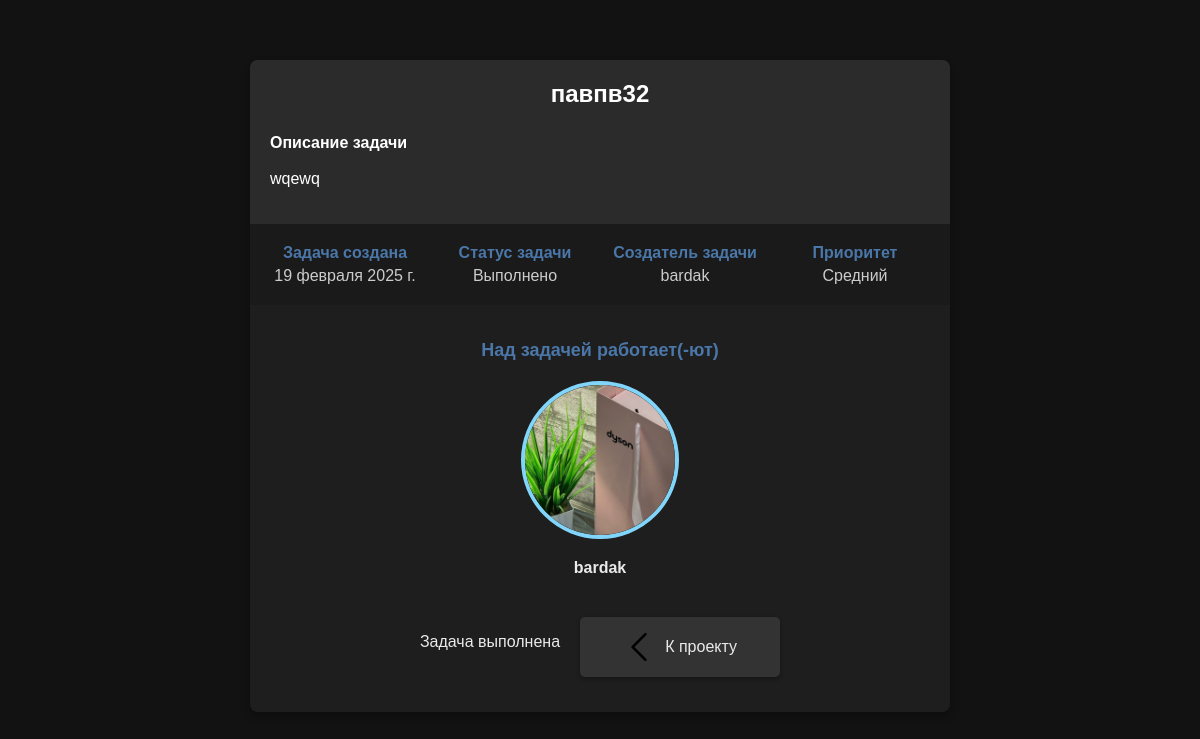
The app's page /info_task/13/13/ (signed in) with its own data.
### scp/models.py (models this page shows, shortened)
class Task(models.Model):
    title = models.CharField(max_length=100, null=False, verbose_name="Название задачи")
    description = models.TextField(verbose_name="Описание задачи")
    creator = models.ForeignKey(User, on_delete=models.CASCADE, related_name='t_creator')
    project = models.ForeignKey(Project, on_delete=models.CASCADE, related_name='t_project')
    assignee = models.ForeignKey(User, on_delete=models.CASCADE, blank = True,null=True,verbose_name="Исполнитель",related_name='t_assignee')
    priority = models.CharField(max_length=50, choices=Status.PRIORITY_CHOICES,verbose_name="Статус",default='Не указан')
    status = models.CharField(max_length=50,choices=Status.STATUS_CHOICES, verbose_name="Cтатус",default='Ожидает')
    created_at = models.DateField(auto_now_add=True)
    code = models.TextField(verbose_name="Код",blank=True, null=True)

class Profile(models.Model):
    puser = models.OneToOneField(User, on_delete=models.CASCADE, related_name='profile', unique=True)
    bio = models.TextField(blank=True, null=True)
    avatar = models.ImageField(upload_to='./profile_avatars/', blank=True, null=True, default='./default/no_avatar.png')
    role = models.CharField(max_length=50, blank=True, choices=Role.ROLE_CHOICES, default='Исполнитель')
    account = models.BooleanField(default=False)  # Это поле отвечает за статус пользователя
    contacts = models.TextField(default='Контакты не указаны')
    status = models.CharField(max_length=50, choices=Status.BLACKLIST_CHOICES, default='Не заблокирован')
    telegram_url = models.URLField(max_length=255, blank=True, null=True, verbose_name='Telegram')
    github_url = models.URLField(max_length=255, blank=True, null=True, verbose_name='GitHub')

### scp/views.py (the view)
# urls.py: path('info_task/<int:project_id>/<int:task_id>/', views.info_task, name='info_task'),
@login_required
def info_task(request,project_id,task_id):
    project = get_object_or_404(Project, id = project_id)
    task = get_object_or_404(Task, id = task_id)
    is_assignee = task.assignee
    context = {
        'is_assignee':is_assignee,
        'task':task,
        'project':project,
        'project_id': project.id,
        'task_id': task.id,
    }
    return render(request, 'scp/info_task.html', context)

### scp/templates/scp/info_task.html (shortened to what this page needs)
{% load static %}
<!DOCTYPE html>
<html lang="ru">
<head>
    <link rel="stylesheet" href="{% static 'scp/css/info_task.css' %}">
</head>
<body>
    <div class="container">
        <header class="project-header">
            <h1>{{ task.title }}</h1>
            <p><strong>Описание задачи</strong><br><br>{{ task.description }}</p>
        </header>
        <section class="task-details">
                <div class="detail">
                    <strong>Задача создана</strong>
                    <span>{{ task.created_at }}</span>
                </div>
                <div class="detail">
                    <strong>Статус задачи</strong>
                    <span>{{ task.status }}</span>
                </div>
                <div class="detail">
                    <strong>Создатель задачи</strong>
                    <span>{{ task.creator }}</span>
                </div>
                <div class="detail">
                    <strong>Приоритет</strong>
                    <span>{{ task.priority }}</span>
                </div>
        </section>
        <section class="participants">
            <h2>Над задачей работает(-ют)</h2>
            {% if task.assignee %}
                {% if task.assignee.profile.avatar %}
                    <div class="avatar-wrapper">
                        <div class="avatar-container">
                            <a href="{% url 'profiles_info' task.assignee.id %}" class="avatar">
                                <img src="{{ task.assignee.profile.avatar.url }}" class="avatar" alt="Аватар исполнителя" /></a>
                        </div>
                    </div>
                    <strong>{{ task.assignee.profile.puser }}</strong>
                {% else %}
                    <p>Изображение отсутствует</p>
                {% endif %}
            {% else %}
                <p>Исполнитель(-ли) отсутствуют</p>
            {% endif %}
        </section>
        <section class="actions">
            {% if request.user != task.creator %}
                    {% if is_assignee == request.user and task.status != "Выполнено"%}
                        <a href="{% url 'unjoin_task' task_id project_id %}">
                            <button type="submit" class="nav-button">Отказаться от выполнения</button>
                        </a>
                    {% elif not is_assignee %}
                        <a href="{% url 'join_task' task_id project_id %}">
                            <button type="submit" class="nav-button">Приступить к выполнению</button>
                        </a>
                    {% elif task.status == "Выполнено" %}
                        <p>Задача выполнена</p>
                    {% elif is_assignee != request.user%}
                        <p>Задача занята</p>
                    {% endif %}
            {% endif %}
            <form method="post" action="{% url 'info_project' project_id %}">
                <button type="submit" class="nav-button">
                    <img src="{% static 'scp/image/back.png' %}" />
                    <p>К проекту</p>
                </button>
            </form>
        </section>
    </div>
</body>
</html>

### scp/static/scp/css/info_task.css (style rules this page uses)
body { margin: 0; padding: 0; font-family: Arial, sans-serif; background-color: #121212; color: #eaeaea; }
.container { display: flex; flex-direction: column; max-width: 700px; width: 90%; margin: 60px auto 0; background-color: #1e1e1e; box-shadow: 0 4px 8px rgba(0, 0, 0, 0.3); border-radius: 8px; overflow: hidden; }
.project-header { display: flex; flex-direction: column; gap: 10px; background-color: #2b2b2b; color: #ffffff; padding: 20px; word-wrap: break-word; white-space: pre-wrap; }
.project-header h1 { text-align: center; margin: 0; font-size: 24px; }
.task-details { display: flex; flex-direction: row; justify-content: space-between; align-self: center; gap: 20px; flex-wrap: wrap; padding: 20px; background-color: #1a1a1a; font-size: 16px; }
.detail { display: flex; flex-direction: column; align-items: center; text-align: center; flex: 1; min-width: 150px; }
.detail strong { color: #4a76a8; margin-bottom: 5px; }
.detail span { color: #cccccc; }
.participants { padding: 20px; text-align: center; }
.participants h2 { font-size: 18px; color: #4a76a8; }
.avatar-wrapper { display: flex; justify-content: center; margin: 20px 0; }
.avatar-container { width: 150px; height: 150px; border-radius: 50%; overflow: hidden; border: 4px solid #81d4fa; }
.avatar { width: 100%; height: 100%; object-fit: cover; }
.actions { padding: 20px; display: flex; flex-direction: row; align-self: center; gap: 20px; }
.nav-button { display: flex; flex-wrap: wrap; align-items: center; text-align: center; justify-content: center; height: 60px; width: 200px; gap: 10px; border: none; border-radius: 5px; box-shadow: 0 2px 4px rgba(0, 0, 0, 0.3); color: #eaeaea; font-size: 16px; cursor: pointer; transition: background-color 0.3s ease; margin-bottom: 15px; background-color: #333; }

### records on screen
Task: title "павпв32", description "wqewq", created_at "19 февраля 2025 г.", status "Выполнено", creator "bardak", priority "Cредний", assignee.profile.avatar (picture), assignee.profile.puser "bardak"
